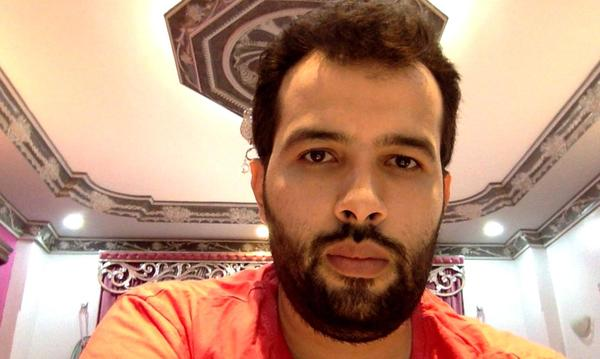
#> input picture images/test1.jpg, 600 x 359 px; its folder holds only this picture in this run
$ python backup1.py
#> lines starting #> are read from the running program, lines starting #| are printed output that depends on the picture; after the words box and inside, x2 and y2 are one past the last pixel; in counts of white or black regions, pixels touching at a corner belong together

import cv2
import os

# Step 1: Load Haar Cascade for eye detection
eye_cascade = cv2.CascadeClassifier(cv2.data.haarcascades + "haarcascade_eye.xml")

# Step 2: Path to images folder
folder_path = "images"

# Step 3: Loop through all images in the folder
for file_name in os.listdir(folder_path):
    if not (file_name.endswith(".jpg") or file_name.endswith(".png")):
        continue  # skip non-images

    image_path = os.path.join(folder_path, file_name)
    img = cv2.imread(image_path)
#> img is the input picture: shape (359, 600, 3); mean B, G, R 123.5, 146.6, 187.9
    gray = cv2.cvtColor(img, cv2.COLOR_BGR2GRAY)
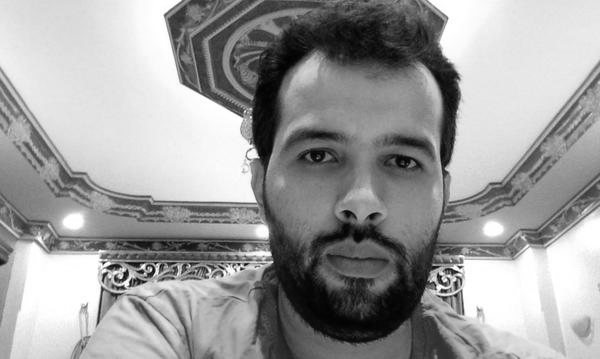
#> gray: shape (359, 600); min 2, max 255, mean 156.3

    # Step 4: Detect eyes
    eyes = eye_cascade.detectMultiScale(gray, scaleFactor=1.1, minNeighbors=5)
#> eyes = [[290, 132, 50, 50], [377, 139, 47, 47]]

    status = "Sleeping"

    # Step 5: If eyes detected, calculate eye aspect ratio (height/width)
    for (x, y, w, h) in eyes:
        ear_like = h / float(w)   # simple eye "aspect ratio"
        # Step 6: Classifier (threshold)
        # If eye box is tall enough → open eye → not sleeping
        if ear_like > 0.25:   # threshold chosen experimentally
            status = "Not Sleeping"

        # Draw rectangle on eye
        cv2.rectangle(img, (x, y), (x+w, y+h), (0, 255, 0), 2)
#> this loop made 2 passes
#> (x, y, w, h, ear_like, status) on passes 1 to 2: (290, 132, 50, 50, 1, 'Not Sleeping'), (377, 139, 47, 47, 1, 'Not Sleeping')
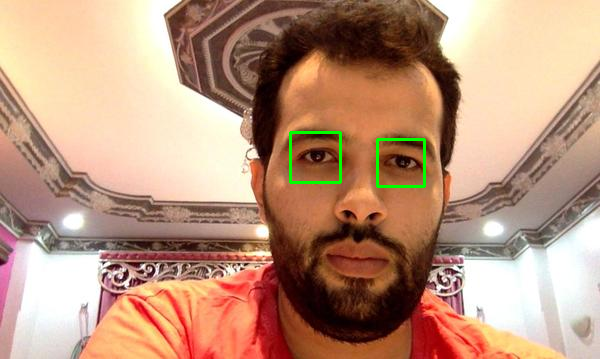
#> img: shape (359, 600, 3); 0.54% of pixels changed, all inside (x1, y1, x2, y2) = (289, 131, 426, 188)

    # Step 7: Show result
    print(f"{file_name}: {status}")
#| test1.jpg: Not Sleeping
    cv2.imshow(f"{file_name} - {status}", img)
    cv2.waitKey(0)
    cv2.destroyAllWindows()

$ run again, on images/test3.png
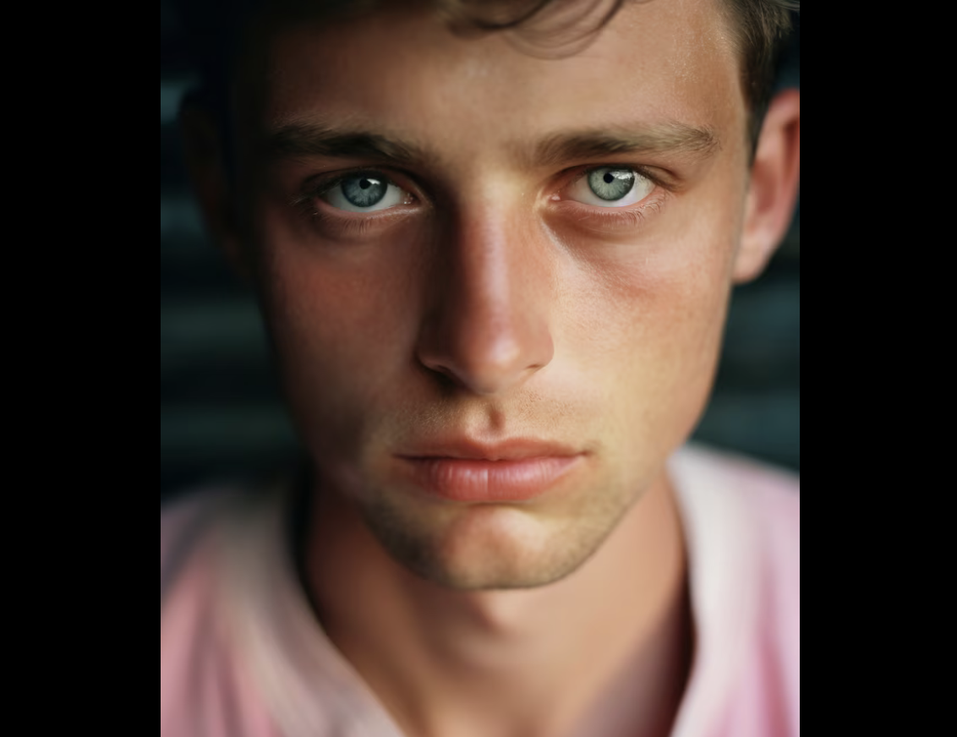
#> input picture images/test3.png, 957 x 737 px, shrunk from 1132 x 872 before the run
#> img is the input picture: shape (737, 957, 3); mean B, G, R 53.9, 63, 81.3
#> `gray = cv2.cvtColor(img, cv2.COLOR_BGR2GRAY)`:
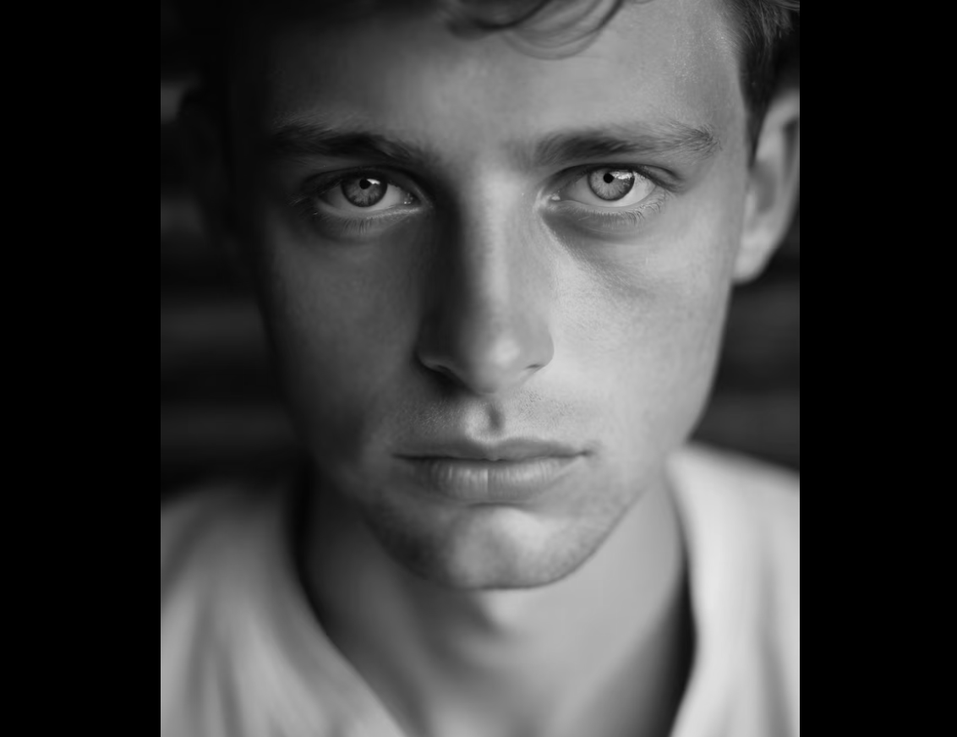
#> gray: shape (737, 957); min 0, max 230, mean 67.4
#> eyes = [[518, 102, 167, 167], [283, 115, 156, 156]]
#> the loop `for (x, y, w, h) in eyes:` made 2 passes
#> (x, y, w, h, ear_like, status) on passes 1 to 2: (518, 102, 167, 167, 1, 'Not Sleeping'), (283, 115, 156, 156, 1, 'Not Sleeping')
#> after the loop `for (x, y, w, h) in eyes:`:
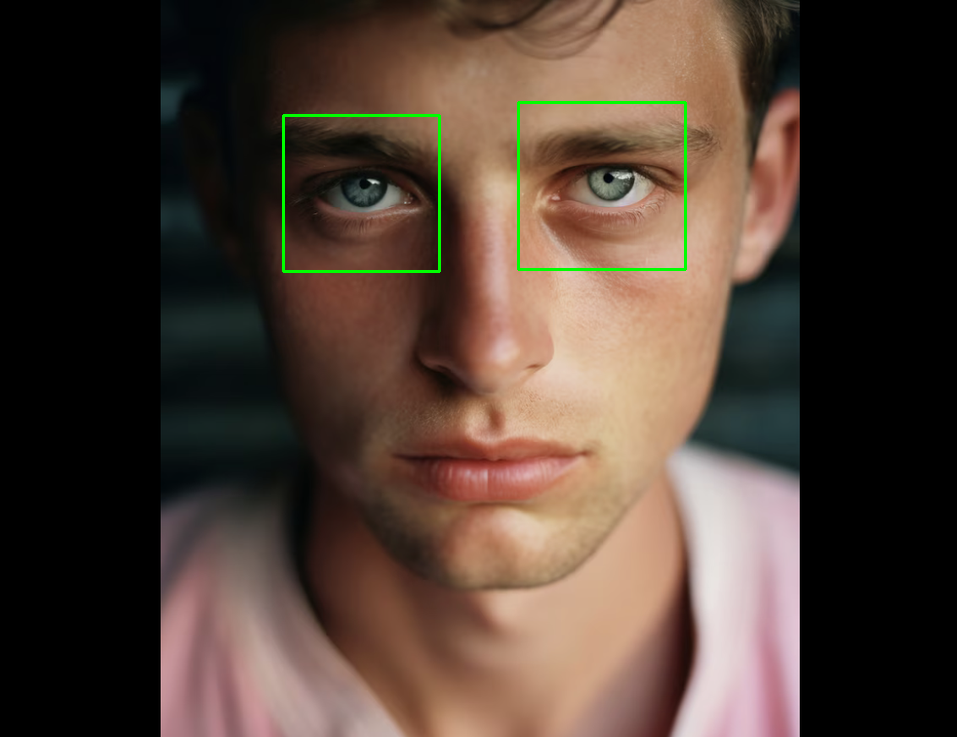
#> img: shape (737, 957, 3); 0.55% of pixels changed, all inside (x1, y1, x2, y2) = (282, 101, 687, 273)
#| test3.png: Not Sleeping

$ run again, on images/test4.png
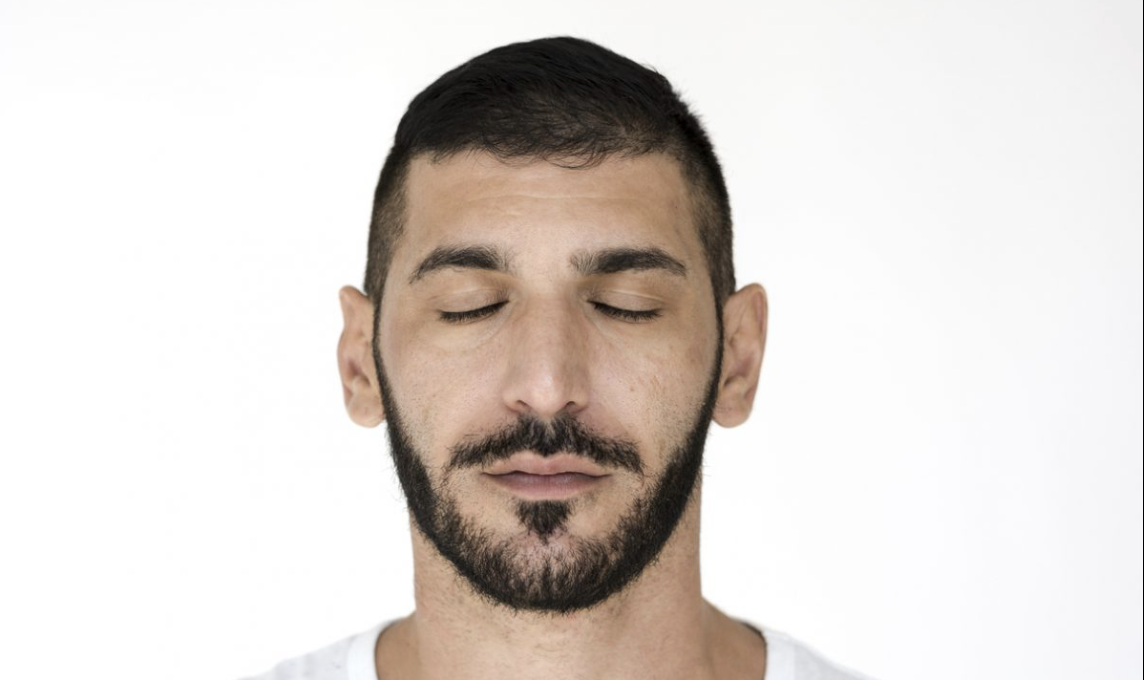
#> input picture images/test4.png, 1144 x 680 px
#> img is the input picture: shape (680, 1144, 3); mean B, G, R 209.7, 214.3, 220.9
#> `gray = cv2.cvtColor(img, cv2.COLOR_BGR2GRAY)`:
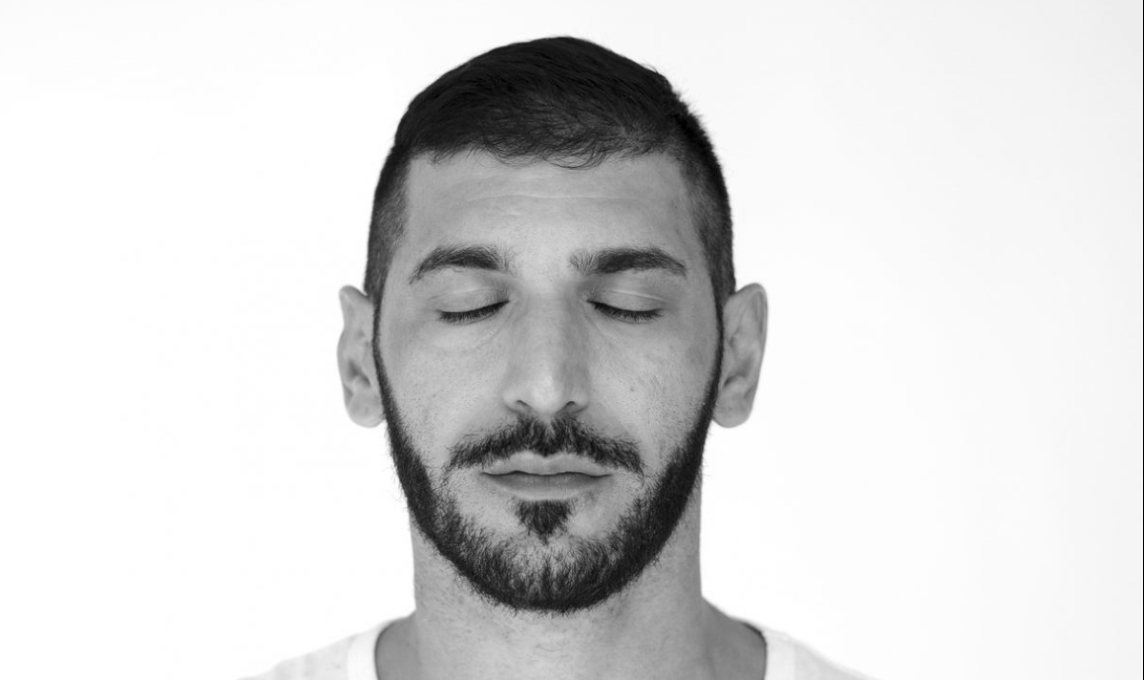
#> gray: shape (680, 1144); min 0, max 255, mean 215.8
#> eyes = ()

$ run again, on images/test5.png
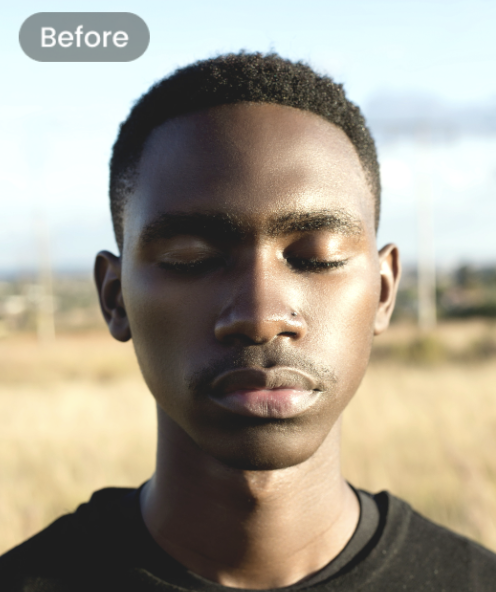
#> input picture images/test5.png, 496 x 592 px
#> img is the input picture: shape (592, 496, 3); mean B, G, R 143.5, 157.9, 164.6
#> `gray = cv2.cvtColor(img, cv2.COLOR_BGR2GRAY)`:
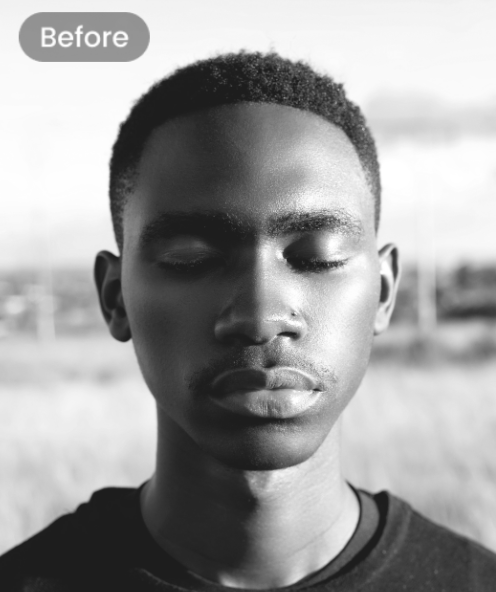
#> gray: shape (592, 496); min 29, max 255, mean 158.3
#> eyes = [[248, 196, 103, 103]]
#> the loop `for (x, y, w, h) in eyes:` made 1 pass
#> (x, y, w, h, ear_like, status) on pass 1: (248, 196, 103, 103, 1, 'Not Sleeping')
#> after the loop `for (x, y, w, h) in eyes:`:
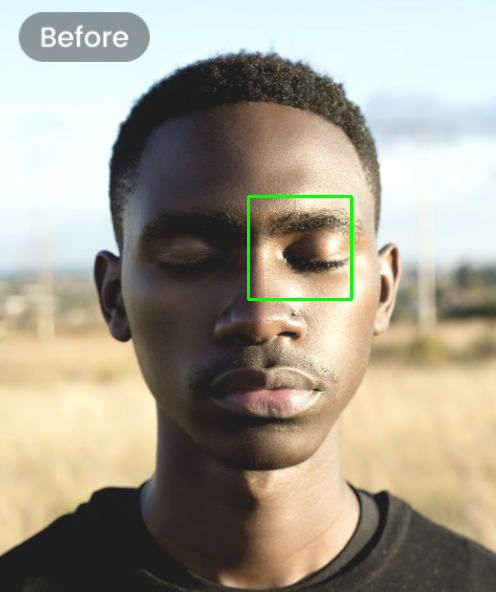
#> img: shape (592, 496, 3); 0.42% of pixels changed, all inside (x1, y1, x2, y2) = (247, 195, 353, 301)
#| test5.png: Not Sleeping

$ run again, on images/test2.jpg
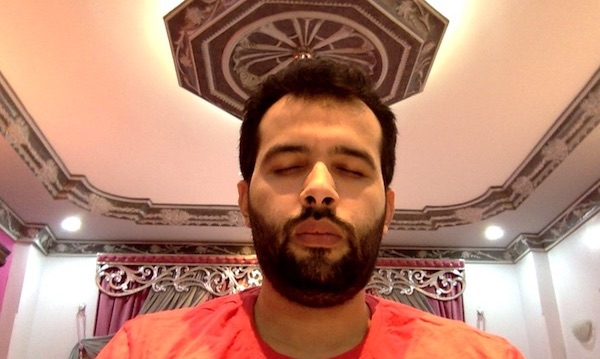
#> input picture images/test2.jpg, 600 x 359 px
#> img is the input picture: shape (359, 600, 3); mean B, G, R 112.1, 132.4, 182.5
#> `gray = cv2.cvtColor(img, cv2.COLOR_BGR2GRAY)`:
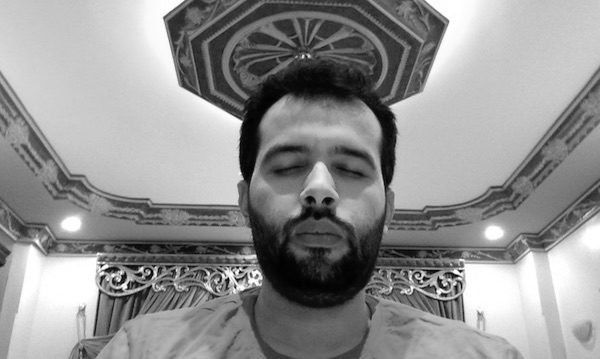
#> gray: shape (359, 600); min 0, max 255, mean 145.1
#> eyes = [[114, 286, 41, 41]]
#> the loop `for (x, y, w, h) in eyes:` made 1 pass
#> (x, y, w, h, ear_like, status) on pass 1: (114, 286, 41, 41, 1, 'Not Sleeping')
#> after the loop `for (x, y, w, h) in eyes:`:
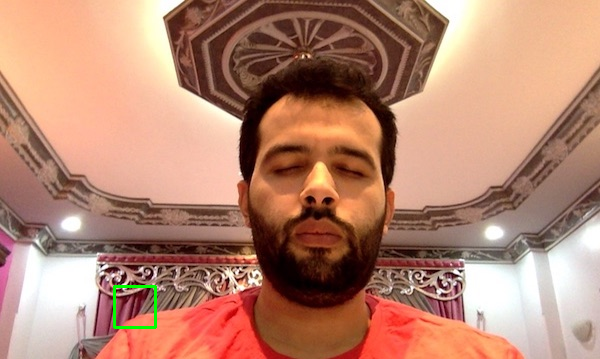
#> img: shape (359, 600, 3); 0.23% of pixels changed, all inside (x1, y1, x2, y2) = (113, 285, 157, 329)
#| test2.jpg: Not Sleeping
